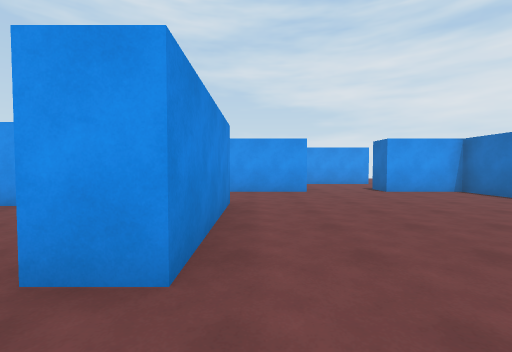
[1] (above)

16 first-person views from a walk through a Unity game level. The camera is 1.4 m above the floor, tilts 2° down and sees 90° across. The floor is counted in squares, 2 m on a side. Each view is taken from the middle of a square. On the plan, view 1 faces up. The plan holds only what a view shows up to about 9 squares ahead; the rest is blank. The player is left out.

[2]
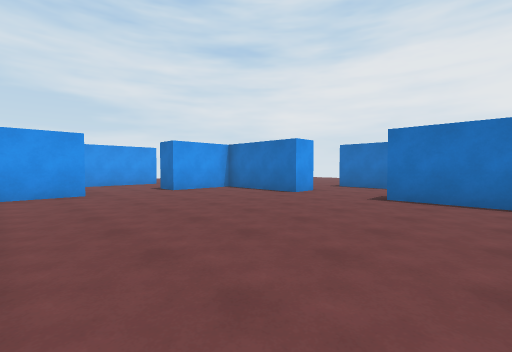

[3]
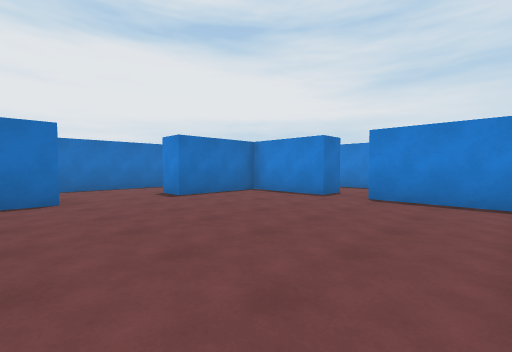

[4]
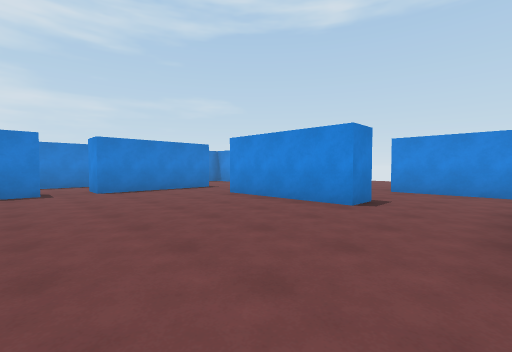

[5]
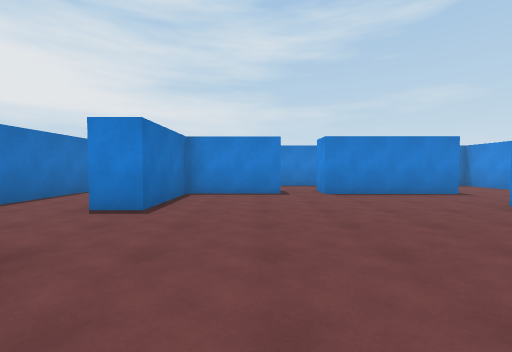

[6]
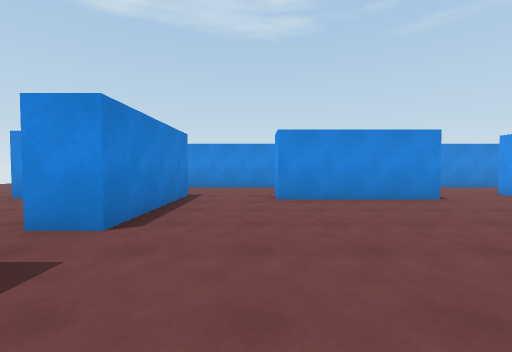

[7]
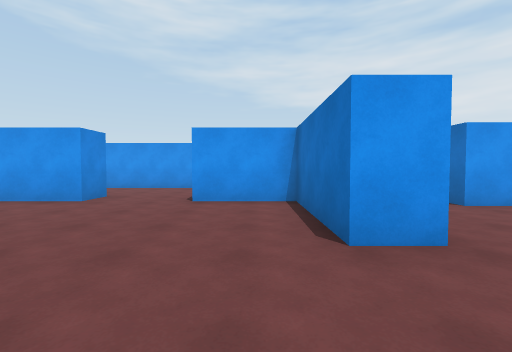

[8]
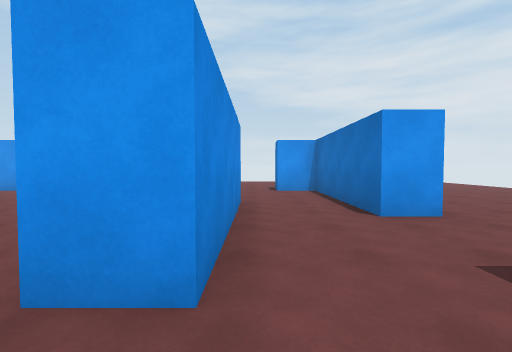

[9]
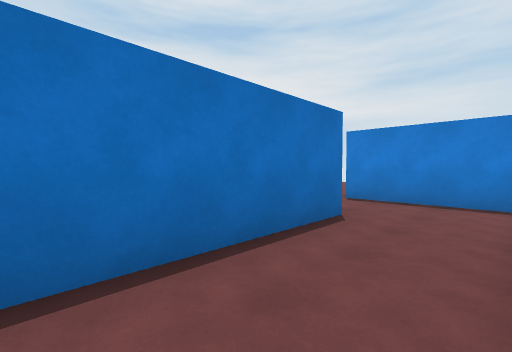

[10]
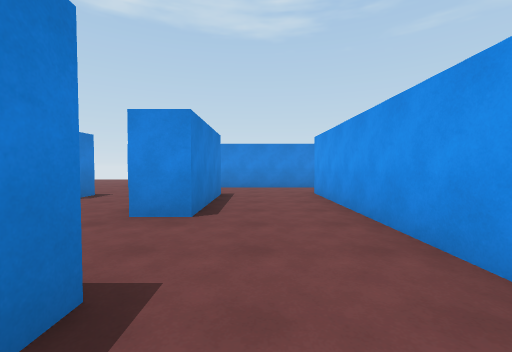

[11]
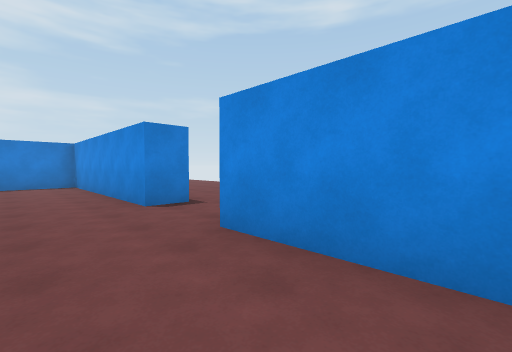

[12]
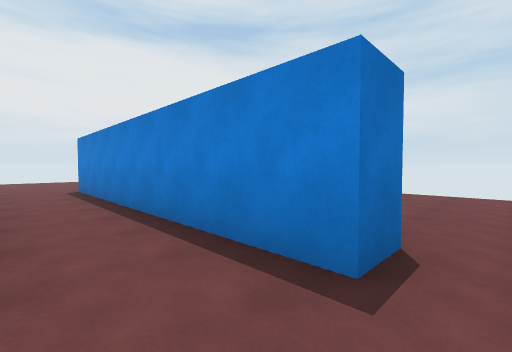

[13]
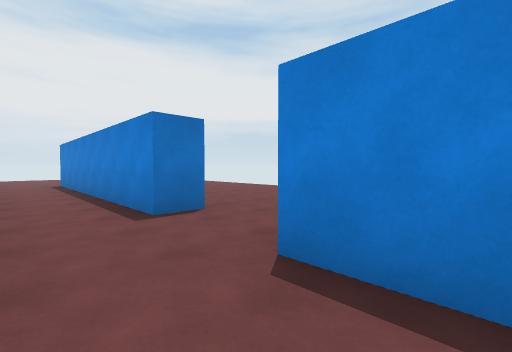

[14]
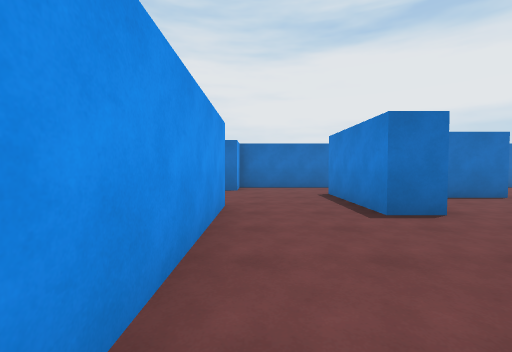

[15]
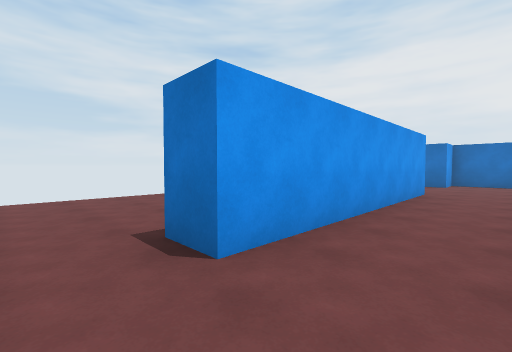

[16]
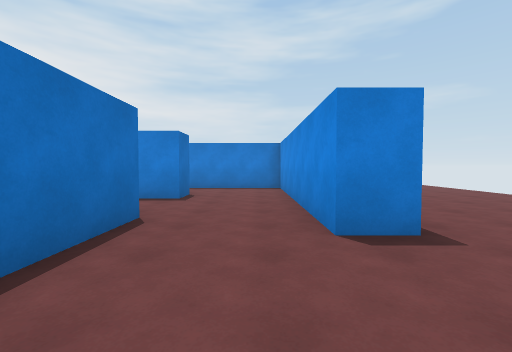

### Floor plan
Points are (right, up) in squares from view 1. A wall is a line through its corners. A room is listed if a view was taken in it or the views show most of it. See-through windows are left out.
Room 1 (views 1, 2, 3, 4, 5, 6, 7, 8, 9, 11, 16)
walls: (1.4, 7.2) (-1.6, 7.2); (3.3, -1.6) (3.3, -0.7) (5.8, -0.7) (5.8, 1.9) (6.8, 1.9); (-1.5, 5) (-0.5, 5) (-0.5, 1.5) (-1.4, 1.5) (-1.4, 3.5); (-1.4, -0.7) (2.2, -0.7) (2.2, -1.6); (6.7, 8.1) (6.7, 4.2) (5.8, 4.2) (5.8, 7.2) (3.7, 7.2); (1.7, -3.6) (9.8, -3.6); (8.8, -1.6) (8.8, 4); (9.8, 6.6) (8.8, 6.6) (8.8, 8.6); (-4.8, 2.4) (-3.8, 2.4) (-3.8, 1.4); (-3.8, 7.4) (-3.8, 4.5)
ways out: opening at (-4, 3.5) to room 2; opening at (7.5, 7.5) to room 2; opening at (9, -2.5) to room 2; opening at (9, 5.5) to room 2; opening at (2, -2.5) to room 3; opening at (-2.5, 8) to room 5; opening at (2.5, 8) to room 5; opening at (-2.5, 2) to room 6; opening at (-1, 0.5) to room 6
Room 2 (view 10)
walls: (3.7, 8.1) (6.7, 8.1); (8.8, 8.6) (8.8, 10.6) (7.6, 10.6) (7.6, 11.1)
ways out: opening at (-4, 3.5) to room 1; opening at (7.5, 7.5) to room 1; opening at (9, -2.5) to room 1; opening at (9, 5.5) to room 1; opening at (0.5, -4) to room 3; opening at (-2.5, 11) to room 5; opening at (4, 9.5) to room 5
Room 3 (view 12)
walls: (1.7, -4.5) (1.7, -3.6)
ways out: opening at (2, -2.5) to room 1; opening at (0.5, -4) to room 2; opening at (-1, -2.5) to room 4
Room 4 (view 13)
walls: (-3.8, -1.6) (-3.8, -3.6) (-0.6, -3.6)
ways out: opening at (-1, -2.5) to room 3; opening at (-2.5, -1) to room 6
Room 5 (views 14, 15)
walls: (-1.5, 8.1) (1.4, 8.1) (1.4, 7.2); (3.7, 7.2) (3.7, 8.1); (-3.8, 11.1) (-3.8, 7.4); (4.8, 10.6) (-1.8, 10.6) (-1.8, 11.5)
ways out: opening at (-2.5, 8) to room 1; opening at (2.5, 8) to room 1; opening at (-2.5, 11) to room 2; opening at (4, 9.5) to room 2
Room 6 (no view inside)
walls: (-3.8, 1.4) (-3.8, -1.6); (-1.4, -1.6) (-1.4, -0.7)
ways out: opening at (-2.5, 2) to room 1; opening at (-1, 0.5) to room 1; opening at (-2.5, -1) to room 4

Where each view was taken, in squares from view 1:
view 1: 0 up, 0 right, facing up
view 2: 0 up, 0 right, facing up-right
view 3: 5 up, 0 right, facing down-right
view 4: 7 up, 4 right, facing down-left
view 5: 6 up, 4 right, facing down
view 6: 1 up, 5 right, facing left
view 7: 2 up, 5 right, facing up
view 8: 3 up, 7 right, facing up
view 9: 2 up, 7 right, facing down-right
view 10: 9 up, 5 right, facing left
view 11: 7 up, 2 left, facing down-left
view 12: 2 down, 1 right, facing down-right
view 13: 2 down, 2 left, facing down-right
view 14: 10 up, 0 right, facing right
view 15: 9 up, 3 left, facing up-right
view 16: 5 up, 3 left, facing down
